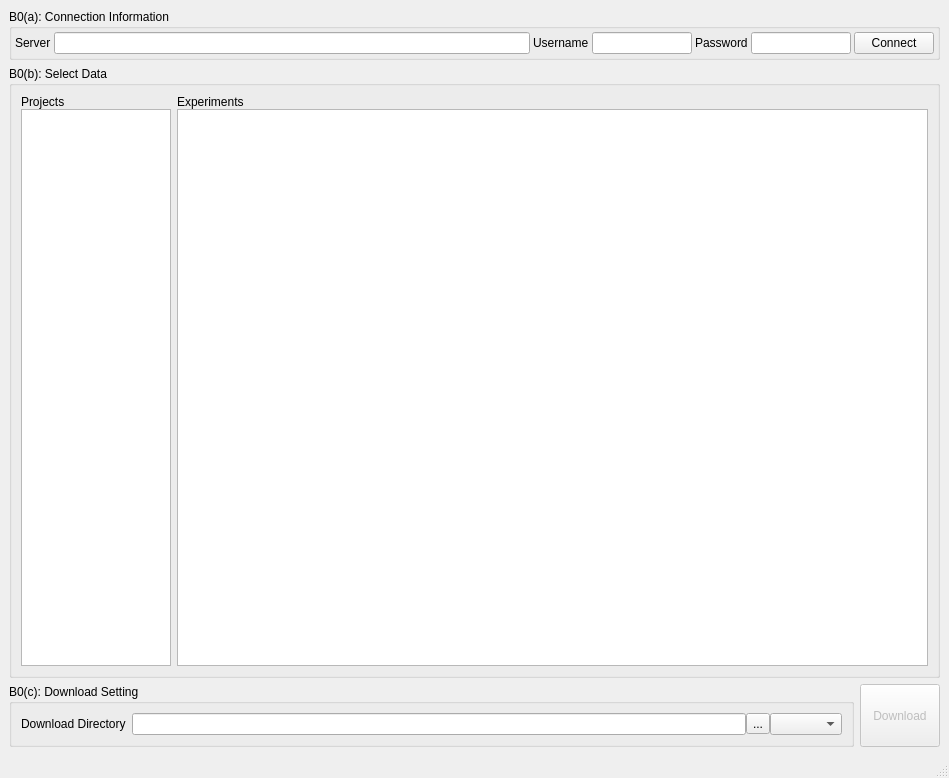
<?xml version="1.0" encoding="UTF-8"?>
<ui version="4.0">
 <class>xnat_dialog</class>
 <widget class="QMainWindow" name="xnat_dialog">
  <property name="geometry">
   <rect>
    <x>0</x>
    <y>0</y>
    <width>949</width>
    <height>778</height>
   </rect>
  </property>
  <property name="windowTitle">
   <string>XNAT Download Client</string>
  </property>
  <widget class="QWidget" name="centralwidget">
   <layout class="QVBoxLayout" name="verticalLayout">
    <item>
     <widget class="QGroupBox" name="connection_group">
      <property name="maximumSize">
       <size>
        <width>16777215</width>
        <height>16777215</height>
       </size>
      </property>
      <property name="title">
       <string>B0(a): Connection Information</string>
      </property>
      <layout class="QHBoxLayout" name="horizontalLayout">
       <property name="spacing">
        <number>3</number>
       </property>
       <property name="leftMargin">
        <number>3</number>
       </property>
       <property name="topMargin">
        <number>3</number>
       </property>
       <property name="rightMargin">
        <number>3</number>
       </property>
       <property name="bottomMargin">
        <number>3</number>
       </property>
       <item>
        <widget class="QLabel" name="label">
         <property name="text">
          <string>Server</string>
         </property>
        </widget>
       </item>
       <item>
        <widget class="QLineEdit" name="url">
         <property name="text">
          <string/>
         </property>
        </widget>
       </item>
       <item>
        <widget class="QLabel" name="label_2">
         <property name="text">
          <string>Username</string>
         </property>
        </widget>
       </item>
       <item>
        <widget class="QLineEdit" name="username">
         <property name="maximumSize">
          <size>
           <width>100</width>
           <height>16777215</height>
          </size>
         </property>
        </widget>
       </item>
       <item>
        <widget class="QLabel" name="label_3">
         <property name="text">
          <string>Password</string>
         </property>
        </widget>
       </item>
       <item>
        <widget class="QLineEdit" name="password">
         <property name="maximumSize">
          <size>
           <width>100</width>
           <height>16777215</height>
          </size>
         </property>
         <property name="echoMode">
          <enum>QLineEdit::Password</enum>
         </property>
        </widget>
       </item>
       <item>
        <widget class="QPushButton" name="connect">
         <property name="text">
          <string>Connect</string>
         </property>
        </widget>
       </item>
      </layout>
     </widget>
    </item>
    <item>
     <widget class="QGroupBox" name="project_experiement_group">
      <property name="title">
       <string>B0(b): Select Data</string>
      </property>
      <layout class="QHBoxLayout" name="horizontalLayout_6">
       <item>
        <layout class="QVBoxLayout" name="verticalLayout_2">
         <property name="spacing">
          <number>0</number>
         </property>
         <property name="leftMargin">
          <number>0</number>
         </property>
         <item>
          <widget class="QLabel" name="label_4">
           <property name="text">
            <string>Projects</string>
           </property>
          </widget>
         </item>
         <item>
          <widget class="QListWidget" name="project_list">
           <property name="sizePolicy">
            <sizepolicy hsizetype="Preferred" vsizetype="Expanding">
             <horstretch>0</horstretch>
             <verstretch>0</verstretch>
            </sizepolicy>
           </property>
           <property name="maximumSize">
            <size>
             <width>150</width>
             <height>16777215</height>
            </size>
           </property>
          </widget>
         </item>
        </layout>
       </item>
       <item>
        <layout class="QVBoxLayout" name="verticalLayout_3">
         <property name="spacing">
          <number>0</number>
         </property>
         <property name="leftMargin">
          <number>0</number>
         </property>
         <item>
          <widget class="QLabel" name="label_7">
           <property name="text">
            <string>Experiments</string>
           </property>
          </widget>
         </item>
         <item>
          <widget class="QTableWidget" name="experiment_list">
           <property name="sizePolicy">
            <sizepolicy hsizetype="Expanding" vsizetype="Expanding">
             <horstretch>0</horstretch>
             <verstretch>0</verstretch>
            </sizepolicy>
           </property>
           <property name="selectionMode">
            <enum>QAbstractItemView::MultiSelection</enum>
           </property>
           <property name="selectionBehavior">
            <enum>QAbstractItemView::SelectRows</enum>
           </property>
          </widget>
         </item>
        </layout>
       </item>
      </layout>
     </widget>
    </item>
    <item>
     <layout class="QHBoxLayout" name="horizontalLayout_4">
      <property name="topMargin">
       <number>0</number>
      </property>
      <item>
       <widget class="QGroupBox" name="download_settings">
        <property name="title">
         <string>B0(c): Download Setting</string>
        </property>
        <layout class="QGridLayout" name="gridLayout">
         <item row="0" column="1">
          <layout class="QHBoxLayout" name="horizontalLayout_5">
           <property name="spacing">
            <number>0</number>
           </property>
           <property name="topMargin">
            <number>0</number>
           </property>
           <item>
            <widget class="QLineEdit" name="save_dir"/>
           </item>
           <item>
            <widget class="QToolButton" name="open_dir">
             <property name="text">
              <string>...</string>
             </property>
             <property name="icon">
              <iconset resource="icons.qrc">
               <normaloff>:/icons/icons/open.xpm</normaloff>:/icons/icons/open.xpm</iconset>
             </property>
            </widget>
           </item>
           <item>
            <widget class="QComboBox" name="sub_dir">
             <property name="currentIndex">
              <number>-1</number>
             </property>
            </widget>
           </item>
          </layout>
         </item>
         <item row="0" column="0">
          <widget class="QLabel" name="label_5">
           <property name="text">
            <string>Download Directory</string>
           </property>
          </widget>
         </item>
        </layout>
       </widget>
      </item>
      <item>
       <widget class="QPushButton" name="download">
        <property name="enabled">
         <bool>false</bool>
        </property>
        <property name="sizePolicy">
         <sizepolicy hsizetype="Minimum" vsizetype="Preferred">
          <horstretch>0</horstretch>
          <verstretch>0</verstretch>
         </sizepolicy>
        </property>
        <property name="text">
         <string>Download</string>
        </property>
       </widget>
      </item>
     </layout>
    </item>
   </layout>
  </widget>
  <widget class="QMenuBar" name="menubar">
   <property name="geometry">
    <rect>
     <x>0</x>
     <y>0</y>
     <width>949</width>
     <height>26</height>
    </rect>
   </property>
  </widget>
  <widget class="QStatusBar" name="statusbar"/>
 </widget>
 <resources>
  <include location="icons.qrc"/>
 </resources>
 <connections/>
</ui>
